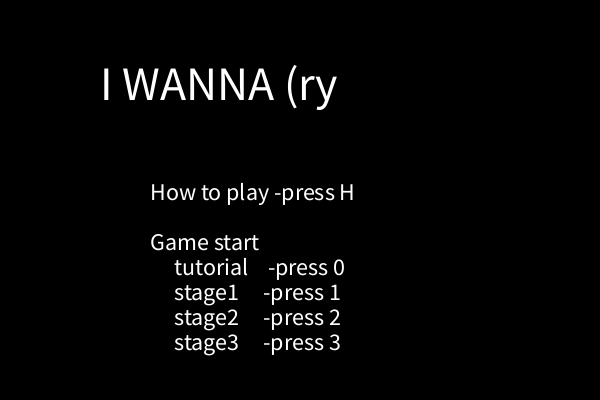
Frame 1 (no input)
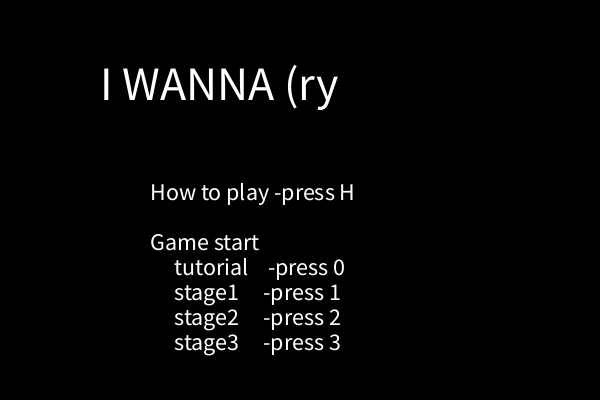
Frame 60 (the mouse pressed at the canvas centre just before this capture)
Frame 120 (the mouse held since frame 60 and released just before this capture): identical to frame 60, image omitted

The Processing sketch that drew these frames (run headless with seeded random() and noise(); from frame 60 on, the mouse is pressed at the canvas centre):

// Processing sketch: title
// ── title.pde
class Title {
  
  void display_title() {
    background(0,0,0);
    textSize(48);
    text("I WANNA (ry"             ,100, 100);
    textSize(24);
    text("How to play -press H"    ,150, 200);
    text("Game start"              ,150, 250);
    text("     tutorial    -press 0"    ,150, 275);
    text("     stage1     -press 1"    ,150, 300);
    text("     stage2     -press 2"    ,150, 325);
    text("     stage3     -press 3"    ,150, 350);
  }
  void display_how_to_play() {
    background(0,0,0);
    textSize(24);
    text("move your chara"     ,width/5, height*1/9);
    text("up       -press UP"  ,width/5, height*2/9);
    text("down  -press DOWN"   ,width/5, height*3/9);
    text("left     -press LEFT",width/5, height*4/9);
    text("right   -press RIGHT",width/5, height*5/9);
    
    text("Are you ready?  -press ENTER " ,width/5, height*7/9);
  }
}

Title t;

void setup() {
  t = new Title();
  size(600, 400);
}

void draw() {
  t.display_title();
}
